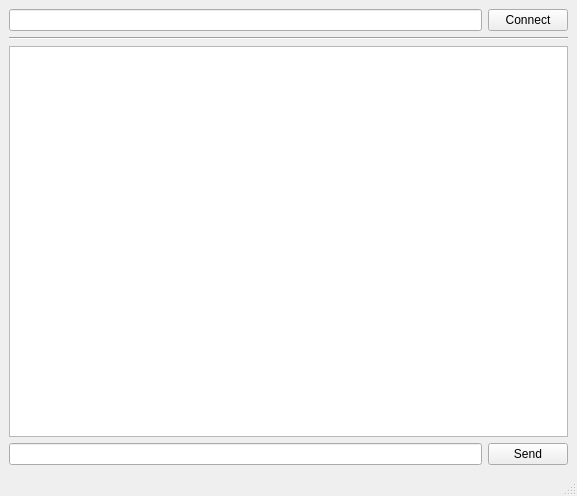
<?xml version="1.0" encoding="UTF-8"?>
<ui version="4.0">
 <class>MainWindow</class>
 <widget class="QMainWindow" name="MainWindow">
  <property name="geometry">
   <rect>
    <x>0</x>
    <y>0</y>
    <width>577</width>
    <height>496</height>
   </rect>
  </property>
  <property name="windowTitle">
   <string>Chat client</string>
  </property>
  <widget class="QWidget" name="centralwidget">
   <property name="enabled">
    <bool>true</bool>
   </property>
   <layout class="QVBoxLayout" name="verticalLayout">
    <item>
     <layout class="QHBoxLayout" name="horizontalLayout">
      <item>
       <widget class="QLineEdit" name="lineEdit_nameInput"/>
      </item>
      <item>
       <widget class="QPushButton" name="pushButton_Connect">
        <property name="text">
         <string>Connect</string>
        </property>
       </widget>
      </item>
     </layout>
    </item>
    <item>
     <widget class="Line" name="line">
      <property name="orientation">
       <enum>Qt::Horizontal</enum>
      </property>
     </widget>
    </item>
    <item>
     <widget class="QTextBrowser" name="textBrowser_ChatDisplay"/>
    </item>
    <item>
     <layout class="QHBoxLayout" name="horizontalLayout_2">
      <item>
       <widget class="QLineEdit" name="lineEdit_messegeInput">
        <property name="inputMethodHints">
         <set>Qt::ImhNone</set>
        </property>
       </widget>
      </item>
      <item>
       <widget class="QPushButton" name="pushButton_Send">
        <property name="text">
         <string>Send</string>
        </property>
       </widget>
      </item>
     </layout>
    </item>
   </layout>
  </widget>
  <widget class="QMenuBar" name="menubar">
   <property name="geometry">
    <rect>
     <x>0</x>
     <y>0</y>
     <width>577</width>
     <height>25</height>
    </rect>
   </property>
  </widget>
  <widget class="QStatusBar" name="statusbar"/>
 </widget>
 <resources/>
 <connections/>
</ui>
